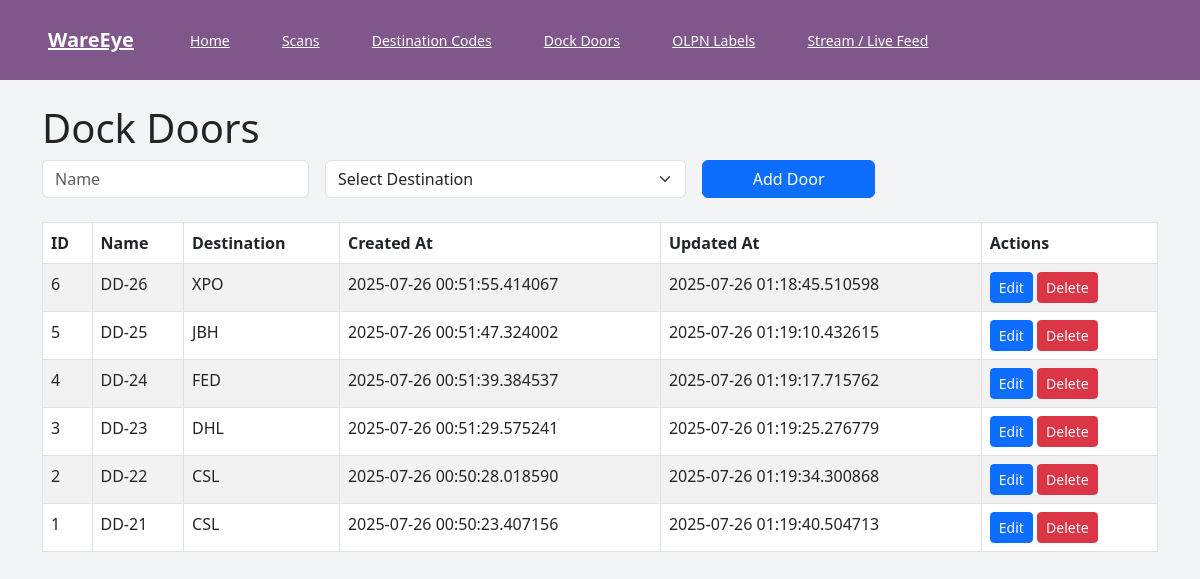
Page /facility/dock-doors on the committed database.
### models.py (models this page shows, shortened)
class DockDoor(db.Model):
    __tablename__ = "dock_doors"
    id = db.Column(db.Integer, primary_key=True)
    name = db.Column(db.String, nullable=False, unique=True)
    destination_code_id = db.Column(
        db.Integer, db.ForeignKey("destination_codes.id"), nullable=False
    )
    description = db.Column(db.String, nullable=True)
    is_active = db.Column(db.Boolean, nullable=False, default=True)
    created_at = db.Column(db.DateTime, nullable=False, default=datetime.utcnow)
    updated_at = db.Column(
        db.DateTime, nullable=False, default=datetime.utcnow, onupdate=datetime.utcnow
    )
    destination_code = db.relationship("DestinationCode")

class DestinationCode(db.Model):
    __tablename__ = "destination_codes"
    id = db.Column(db.Integer, primary_key=True)
    code = db.Column(db.String(8), nullable=False, unique=True)
    name = db.Column(db.String(64), nullable=False)

### facility_routes.py (the view, shortened to what this page needs)
@facility_bp.route("/dock-doors", methods=["GET", "POST"])
def list_dock_doors() -> str:
    codes = DestinationCode.query.order_by(DestinationCode.code).all()
    doors = DockDoor.query.order_by(DockDoor.created_at.desc()).all()
    return render_template("facility/dock_doors.html", doors=doors, codes=codes)

### templates/facility/dock_doors.html (shortened to what this page needs)
{% extends 'base.html' %}
{% block content %}
<h1>Dock Doors</h1>
<form method="post" class="row g-3 mb-4">
  <div class="col-md-3">
    <input type="text" name="name" class="form-control" placeholder="Name" required>
  </div>
  <div class="col-md-4">
    <select name="destination_code_id" class="form-select" required>
      <option value="" disabled selected>Select Destination</option>
    </select>
  </div>
  <div class="col-md-2 d-grid">
    <button type="submit" class="btn btn-primary">Add Door</button>
  </div>
</form>
<table class="table table-bordered table-striped">
  <thead>
    <tr>
      <th>ID</th>
      <th>Name</th>
      <th>Destination</th>
      <th>Created At</th>
      <th>Updated At</th>
      <th>Actions</th>
    </tr>
  </thead>
  <tbody>
    {% for door in doors %}
    <tr>
      <td>{{ door.id }}</td>
      <td>{{ door.name }}</td>
      <td>{{ door.destination_code.code }}</td>
      <td>{{ door.created_at }}</td>
      <td>{{ door.updated_at }}</td>
      <td>
        <a href="{{ url_for('facility.edit_dock_door', door_id=door.id) }}" class="btn btn-sm btn-primary">Edit</a>
        <form method="post" action="{{ url_for('facility.delete_dock_door', door_id=door.id) }}" style="display:inline;" onsubmit="return confirm('Delete this door?');">
          <button type="submit" class="btn btn-sm btn-danger">Delete</button>
        </form>
      </td>
    </tr>
    {% else %}
    <tr>
      <td colspan="6" class="text-center">No dock doors.</td>
    </tr>
    {% endfor %}
  </tbody>
</table>
{% endblock %}

### static/css/main.css (style rules this page uses)
:host, html { line-height: 1.5; -webkit-text-size-adjust: 100%; -moz-tab-size: 4; -o-tab-size: 4; tab-size: 4; font-family: ui-sans-serif, system-ui, sans-serif, Apple Color Emoji, Segoe UI Emoji, Segoe UI Symbol, Noto Color Emoji; font-feature-settings: normal; font-variation-settings: normal; -webkit-tap-highlight-color: transparent }
body { margin: 0; line-height: inherit }
h1, h2, h3, h4, h5, h6 { font-size: inherit; font-weight: inherit }
a { color: inherit; text-decoration: inherit }
table { text-indent: 0; border-color: inherit; border-collapse: collapse }
button, input, optgroup, select, textarea { font-family: inherit; font-feature-settings: inherit; font-variation-settings: inherit; font-size: 100%; font-weight: inherit; line-height: inherit; letter-spacing: inherit; color: inherit; margin: 0; padding: 0 }
button, select { text-transform: none }
button, input:where([type=button]), input:where([type=reset]), input:where([type=submit]) { -webkit-appearance: button; background-color: transparent; background-image: none }
blockquote, dd, dl, figure, h1, h2, h3, h4, h5, h6, hr, p, pre { margin: 0 }
input::placeholder, textarea::placeholder { opacity: 1; color: #9ca3af }
[role=button], button { cursor: pointer }
:disabled { cursor: default }
.mb-4 { margin-bottom: 1rem }
.table { display: table }
.bg-gray-100 { --tw-bg-opacity: 1; background-color: rgb(243 244 246/var(--tw-bg-opacity, 1)) }

### rows in the picture
DockDoor: id "6", name "DD-26", destination_code.code "XPO", created_at "2025-07-26 00:51:55.414067", updated_at "2025-07-26 01:18:45.510598"
DockDoor: id "5", name "DD-25", destination_code.code "JBH", created_at "2025-07-26 00:51:47.324002", updated_at "2025-07-26 01:19:10.432615"
DockDoor: id "4", name "DD-24", destination_code.code "FED", created_at "2025-07-26 00:51:39.384537", updated_at "2025-07-26 01:19:17.715762"
DockDoor: id "3", name "DD-23", destination_code.code "DHL", created_at "2025-07-26 00:51:29.575241", updated_at "2025-07-26 01:19:25.276779"
DockDoor: id "2", name "DD-22", destination_code.code "CSL", created_at "2025-07-26 00:50:28.018590", updated_at "2025-07-26 01:19:34.300868"
DockDoor: id "1", name "DD-21", destination_code.code "CSL", created_at "2025-07-26 00:50:23.407156", updated_at "2025-07-26 01:19:40.504713"
